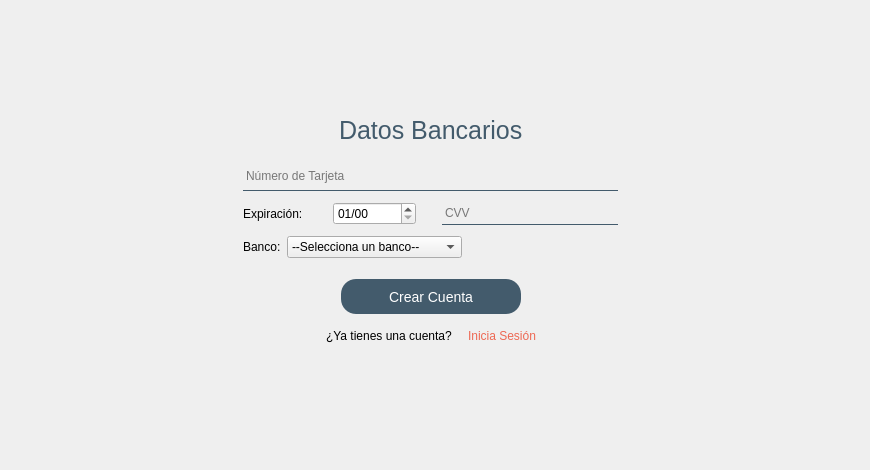
    <widget class="QWidget" name="registroPropBanco">
     <widget class="QWidget" name="layoutWidget_5">
      <property name="geometry">
       <rect>
        <x>0</x>
        <y>0</y>
        <width>861</width>
        <height>461</height>
       </rect>
      </property>
      <layout class="QVBoxLayout" name="verticalLayout_45">
       <item>
        <spacer name="verticalSpacer_54">
         <property name="orientation">
          <enum>Qt::Vertical</enum>
         </property>
         <property name="sizeHint" stdset="0">
          <size>
           <width>20</width>
           <height>20</height>
          </size>
         </property>
        </spacer>
       </item>
       <item>
        <layout class="QHBoxLayout" name="horizontalLayout_81">
         <item>
          <spacer name="horizontalSpacer_113">
           <property name="orientation">
            <enum>Qt::Horizontal</enum>
           </property>
           <property name="sizeHint" stdset="0">
            <size>
             <width>40</width>
             <height>20</height>
            </size>
           </property>
          </spacer>
         </item>
         <item>
          <layout class="QVBoxLayout" name="verticalLayout_46">
           <item>
            <layout class="QHBoxLayout" name="horizontalLayout_82">
             <item>
              <spacer name="horizontalSpacer_114">
               <property name="orientation">
                <enum>Qt::Horizontal</enum>
               </property>
               <property name="sizeHint" stdset="0">
                <size>
                 <width>40</width>
                 <height>20</height>
                </size>
               </property>
              </spacer>
             </item>
             <item>
              <widget class="QLabel" name="label_53">
               <property name="maximumSize">
                <size>
                 <width>16777215</width>
                 <height>30</height>
                </size>
               </property>
               <property name="styleSheet">
                <string notr="true">font-size: 25px;
color: #435B6C;</string>
               </property>
               <property name="text">
                <string>Datos Bancarios</string>
               </property>
              </widget>
             </item>
             <item>
              <spacer name="horizontalSpacer_115">
               <property name="orientation">
                <enum>Qt::Horizontal</enum>
               </property>
               <property name="sizeHint" stdset="0">
                <size>
                 <width>40</width>
                 <height>20</height>
                </size>
               </property>
              </spacer>
             </item>
            </layout>
           </item>
           <item>
            <spacer name="verticalSpacer_61">
             <property name="orientation">
              <enum>Qt::Vertical</enum>
             </property>
             <property name="sizeType">
              <enum>QSizePolicy::Fixed</enum>
             </property>
             <property name="sizeHint" stdset="0">
              <size>
               <width>20</width>
               <height>10</height>
              </size>
             </property>
            </spacer>
           </item>
           <item>
            <layout class="QVBoxLayout" name="verticalLayout_47">
             <item>
              <layout class="QHBoxLayout" name="horizontalLayout_84">
               <item>
                <spacer name="horizontalSpacer_120">
                 <property name="orientation">
                  <enum>Qt::Horizontal</enum>
                 </property>
                 <property name="sizeHint" stdset="0">
                  <size>
                   <width>40</width>
                   <height>20</height>
                  </size>
                 </property>
                </spacer>
               </item>
               <item>
                <layout class="QVBoxLayout" name="verticalLayout_48">
                 <item>
                  <widget class="QLineEdit" name="registroNom_4">
                   <property name="minimumSize">
                    <size>
                     <width>375</width>
                     <height>30</height>
                    </size>
                   </property>
                   <property name="maximumSize">
                    <size>
                     <width>375</width>
                     <height>30</height>
                    </size>
                   </property>
                   <property name="styleSheet">
                    <string notr="true">background-color:transparent;
border-top: none;
border-bottom: 1px solid #435B6C;
boder-radius: 5px;</string>
                   </property>
                   <property name="maxLength">
                    <number>16</number>
                   </property>
                   <property name="placeholderText">
                    <string>Número de Tarjeta</string>
                   </property>
                  </widget>
                 </item>
                 <item>
                  <spacer name="verticalSpacer_62">
                   <property name="orientation">
                    <enum>Qt::Vertical</enum>
                   </property>
                   <property name="sizeType">
                    <enum>QSizePolicy::Fixed</enum>
                   </property>
                   <property name="sizeHint" stdset="0">
                    <size>
                     <width>20</width>
                     <height>5</height>
                    </size>
                   </property>
                  </spacer>
                 </item>
                 <item>
                  <layout class="QHBoxLayout" name="horizontalLayout_85">
                   <item>
                    <widget class="QLabel" name="label_46">
                     <property name="text">
                      <string>Expiración:</string>
                     </property>
                    </widget>
                   </item>
                   <item>
                    <widget class="QDateEdit" name="dateEdit_3">
                     <property name="displayFormat">
                      <string>MM/yy</string>
                     </property>
                    </widget>
                   </item>
                   <item>
                    <spacer name="horizontalSpacer_121">
                     <property name="orientation">
                      <enum>Qt::Horizontal</enum>
                     </property>
                     <property name="sizeType">
                      <enum>QSizePolicy::Fixed</enum>
                     </property>
                     <property name="sizeHint" stdset="0">
                      <size>
                       <width>20</width>
                       <height>20</height>
                      </size>
                     </property>
                    </spacer>
                   </item>
                   <item>
                    <widget class="QLineEdit" name="registroApM_4">
                     <property name="minimumSize">
                      <size>
                       <width>0</width>
                       <height>0</height>
                      </size>
                     </property>
                     <property name="maximumSize">
                      <size>
                       <width>176</width>
                       <height>30</height>
                      </size>
                     </property>
                     <property name="styleSheet">
                      <string notr="true">background-color:transparent;
border-top: none;
border-bottom: 1px solid #435B6C;
boder-radius: 5px;</string>
                     </property>
                     <property name="maxLength">
                      <number>3</number>
                     </property>
                     <property name="placeholderText">
                      <string>CVV</string>
                     </property>
                    </widget>
                   </item>
                  </layout>
                 </item>
                 <item>
                  <spacer name="verticalSpacer_63">
                   <property name="orientation">
                    <enum>Qt::Vertical</enum>
                   </property>
                   <property name="sizeType">
                    <enum>QSizePolicy::Fixed</enum>
                   </property>
                   <property name="sizeHint" stdset="0">
                    <size>
                     <width>20</width>
                     <height>5</height>
                    </size>
                   </property>
                  </spacer>
                 </item>
                 <item>
                  <layout class="QHBoxLayout" name="horizontalLayout_83">
                   <item>
                    <widget class="QLabel" name="label_54">
                     <property name="sizePolicy">
                      <sizepolicy hsizetype="Fixed" vsizetype="Fixed">
                       <horstretch>0</horstretch>
                       <verstretch>0</verstretch>
                      </sizepolicy>
                     </property>
                     <property name="text">
                      <string>Banco:</string>
                     </property>
                    </widget>
                   </item>
                   <item>
                    <widget class="QComboBox" name="comboBox_2">
                     <property name="sizePolicy">
                      <sizepolicy hsizetype="Fixed" vsizetype="Fixed">
                       <horstretch>0</horstretch>
                       <verstretch>0</verstretch>
                      </sizepolicy>
                     </property>
                     <property name="minimumSize">
                      <size>
                       <width>175</width>
                       <height>0</height>
                      </size>
                     </property>
                     <item>
                      <property name="text">
                       <string>--Selecciona un banco--</string>
                      </property>
                     </item>
                     <item>
                      <property name="text">
                       <string>HSBC</string>
                      </property>
                     </item>
                     <item>
                      <property name="text">
                       <string>BBVA</string>
                      </property>
                     </item>
                     <item>
                      <property name="text">
                       <string>Santander</string>
                      </property>
                     </item>
                     <item>
                      <property name="text">
                       <string>Banorte</string>
                      </property>
                     </item>
                     <item>
                      <property name="text">
                       <string>Banamex</string>
                      </property>
                     </item>
                    </widget>
                   </item>
                   <item>
                    <spacer name="horizontalSpacer_116">
                     <property name="orientation">
                      <enum>Qt::Horizontal</enum>
                     </property>
                     <property name="sizeHint" stdset="0">
                      <size>
                       <width>40</width>
                       <height>20</height>
                      </size>
                     </property>
                    </spacer>
                   </item>
                  </layout>
                 </item>
                 <item>
                  <spacer name="verticalSpacer_66">
                   <property name="orientation">
                    <enum>Qt::Vertical</enum>
                   </property>
                   <property name="sizeType">
                    <enum>QSizePolicy::Fixed</enum>
                   </property>
                   <property name="sizeHint" stdset="0">
                    <size>
                     <width>20</width>
                     <height>15</height>
                    </size>
                   </property>
                  </spacer>
                 </item>
                 <item>
                  <layout class="QHBoxLayout" name="horizontalLayout_87">
                   <item>
                    <spacer name="horizontalSpacer_123">
                     <property name="orientation">
                      <enum>Qt::Horizontal</enum>
                     </property>
                     <property name="sizeType">
                      <enum>QSizePolicy::Expanding</enum>
                     </property>
                     <property name="sizeHint" stdset="0">
                      <size>
                       <width>40</width>
                       <height>20</height>
                      </size>
                     </property>
                    </spacer>
                   </item>
                   <item>
                    <widget class="QPushButton" name="btnCrearCuentaPropietario">
                     <property name="minimumSize">
                      <size>
                       <width>180</width>
                       <height>35</height>
                      </size>
                     </property>
                     <property name="maximumSize">
                      <size>
                       <width>280</width>
                       <height>35</height>
                      </size>
                     </property>
                     <property name="cursor">
                      <cursorShape>PointingHandCursor</cursorShape>
                     </property>
                     <property name="styleSheet">
                      <string notr="true">background-color: #435B6C;
  border: 0;
  border-radius: 15px;
  height: 35px;
  max-width: 280px;
color: white;
font-size:14px;</string>
                     </property>
                     <property name="text">
                      <string>Crear Cuenta</string>
                     </property>
                    </widget>
                   </item>
                   <item>
                    <spacer name="horizontalSpacer_124">
                     <property name="orientation">
                      <enum>Qt::Horizontal</enum>
                     </property>
                     <property name="sizeType">
                      <enum>QSizePolicy::Expanding</enum>
                     </property>
                     <property name="sizeHint" stdset="0">
                      <size>
                       <width>40</width>
                       <height>20</height>
                      </size>
                     </property>
                    </spacer>
                   </item>
                  </layout>
                 </item>
                </layout>
               </item>
               <item>
                <spacer name="horizontalSpacer_125">
                 <property name="orientation">
                  <enum>Qt::Horizontal</enum>
                 </property>
                 <property name="sizeHint" stdset="0">
                  <size>
                   <width>40</width>
                   <height>20</height>
                  </size>
                 </property>
                </spacer>
               </item>
              </layout>
             </item>
             <item>
              <spacer name="verticalSpacer_67">
               <property name="orientation">
                <enum>Qt::Vertical</enum>
               </property>
               <property name="sizeType">
                <enum>QSizePolicy::Fixed</enum>
               </property>
               <property name="sizeHint" stdset="0">
                <size>
                 <width>20</width>
                 <height>6</height>
                </size>
               </property>
              </spacer>
             </item>
            </layout>
           </item>
           <item>
            <layout class="QHBoxLayout" name="horizontalLayout_88">
             <item>
              <spacer name="horizontalSpacer_126">
               <property name="orientation">
                <enum>Qt::Horizontal</enum>
               </property>
               <property name="sizeHint" stdset="0">
                <size>
                 <width>40</width>
                 <height>20</height>
                </size>
               </property>
              </spacer>
             </item>
             <item>
              <layout class="QHBoxLayout" name="horizontalLayout_89">
               <item>
                <widget class="QLabel" name="label_56">
                 <property name="text">
                  <string>¿Ya tienes una cuenta?</string>
                 </property>
                </widget>
               </item>
               <item>
                <spacer name="horizontalSpacer_127">
                 <property name="orientation">
                  <enum>Qt::Horizontal</enum>
                 </property>
                 <property name="sizeType">
                  <enum>QSizePolicy::Fixed</enum>
                 </property>
                 <property name="sizeHint" stdset="0">
                  <size>
                   <width>10</width>
                   <height>20</height>
                  </size>
                 </property>
                </spacer>
               </item>
               <item>
                <widget class="QPushButton" name="btnRegToIni_4">
                 <property name="styleSheet">
                  <string notr="true">border:none;
color:#ED6853;</string>
                 </property>
                 <property name="text">
                  <string>Inicia Sesión</string>
                 </property>
                </widget>
               </item>
              </layout>
             </item>
             <item>
              <spacer name="horizontalSpacer_128">
               <property name="orientation">
                <enum>Qt::Horizontal</enum>
               </property>
               <property name="sizeHint" stdset="0">
                <size>
                 <width>40</width>
                 <height>20</height>
                </size>
               </property>
              </spacer>
             </item>
            </layout>
           </item>
          </layout>
         </item>
         <item>
          <spacer name="horizontalSpacer_129">
           <property name="orientation">
            <enum>Qt::Horizontal</enum>
           </property>
           <property name="sizeHint" stdset="0">
            <size>
             <width>40</width>
             <height>20</height>
            </size>
           </property>
          </spacer>
         </item>
        </layout>
       </item>
       <item>
        <spacer name="verticalSpacer_68">
         <property name="orientation">
          <enum>Qt::Vertical</enum>
         </property>
         <property name="sizeHint" stdset="0">
          <size>
           <width>20</width>
           <height>40</height>
          </size>
         </property>
        </spacer>
       </item>
      </layout>
     </widget>
    </widget>
